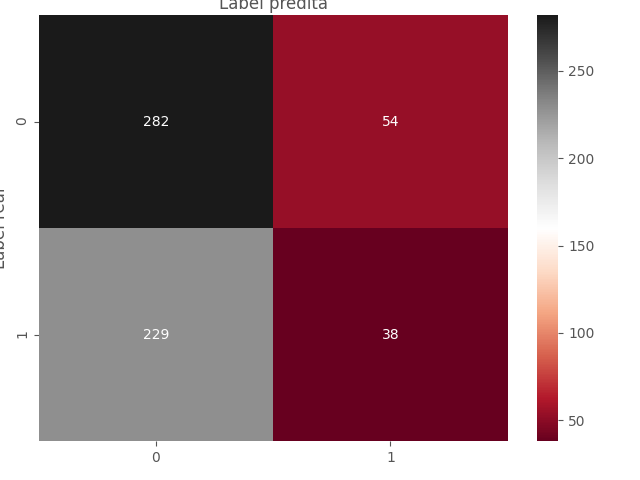

The script that drew this image:
import findspark
from pyspark.sql import SparkSession

findspark.init()

spark = SparkSession.builder \
        .master("local[*]") \
        .appName("regressaologistica") \
        .getOrCreate()

from pyspark.ml.feature import StringIndexer, OneHotEncoder
from pyspark.ml.feature import VectorAssembler
from pyspark.ml.classification import LogisticRegression
import numpy as np
import pandas as pd
import matplotlib.pyplot as plt
import seaborn as sns
from sklearn.metrics import confusion_matrix
from pyspark.ml.evaluation import MulticlassClassificationEvaluator
plt.style.use('ggplot')

df = spark.read.csv('previsaodeacoes.csv', inferSchema=True, header=True)

class_indexer = StringIndexer(inputCol="LABEL", outputCol="label")

df = class_indexer.fit(df).transform(df)

def transformColumnsToNumeric(df, inputCol):
    
    inputCol_indexer = StringIndexer(inputCol = inputCol, outputCol = inputCol + "-index").fit(df)
    df = inputCol_indexer.transform(df)
    
    onehotencoder_vector = OneHotEncoder(inputCol = inputCol + "-index", outputCol = inputCol + "-vector")
    df = onehotencoder_vector.fit(df).transform(df)
    
    return df
    pass

df = transformColumnsToNumeric (df, "Open") 
df = transformColumnsToNumeric (df, "High") 
df = transformColumnsToNumeric (df, "Low") 
df = transformColumnsToNumeric (df,  "Close")
df = transformColumnsToNumeric (df, "Volume") 
df = transformColumnsToNumeric (df, "InterestRate") 
df = transformColumnsToNumeric (df, "ExchangeRate")
df = transformColumnsToNumeric (df, "VIX") 
df = transformColumnsToNumeric (df, "Gold") 
df = transformColumnsToNumeric (df, "Oil") 
df = transformColumnsToNumeric (df, "TEDSpread") 
df = transformColumnsToNumeric (df, "EFFR")  

inputCols=[
	'Open',
	'High', 
	'Low',	
	'Close',	
	'Volume',	
	'InterestRate',	
	'ExchangeRate',	
	'VIX',	
	'Gold',	
	'Oil',	
	'TEDSpread',	
	'EFFR']

df_va = VectorAssembler(inputCols = inputCols, outputCol="features")
df = df_va.transform(df)
df_transformed = df.select(['features','label'])

normalizer = Normalizer(inputCol="features", outputCol="normFeatures", p=1.0)
df_transformed = normalizer.transform(df_transformed)

train_df, test_df = df_transformed.randomSplit([0.75,0.25])
model = LogisticRegression(maxIter=100)

# Fit the model
trained_model = model.fit(train_df)

test_predictions = trained_model.transform(test_df)

test_df_count_1 = test_df.filter(test_df['label'] == 1).count()
test_df_count_0 = test_df.filter(test_df['label'] == 0).count()
test_df_count_1, test_df_count_0

fp = test_predictions.filter(
test_predictions['label'] == 0).filter(
test_predictions['prediction'] == 1).select(
['label','prediction','probability'])

print("Falsos positivos: ", fp.count())

fn = test_predictions.filter(
test_predictions['label'] == 1).filter(
test_predictions['prediction'] == 0).select(
['label','prediction','probability'])

print("Falsos negativos: ", fn.count())

predictionAndLabels = test_predictions.select("prediction", "label")
evaluator = MulticlassClassificationEvaluator(metricName="accuracy")
print("Acurácia = " + str(evaluator.evaluate(predictionAndLabels)))

real = np.array(test_df.select("label").collect())
predito = np.array(test_predictions.select("prediction").collect())

cm = confusion_matrix(real, predito)
class_names=[0,1] 
fig, ax = plt.subplots()
tick_marks = np.arange(len(class_names))
plt.xticks(tick_marks, class_names)
plt.yticks(tick_marks, class_names)
sns.heatmap(pd.DataFrame(cm), annot=True, cmap="RdGy" ,fmt='g')
ax.xaxis.set_label_position("top")
plt.tight_layout()
plt.title('Matriz de confusão', y=1.1)
plt.ylabel('Label real')
plt.xlabel('Label predita')
plt.savefig('regressaologistica.png')
